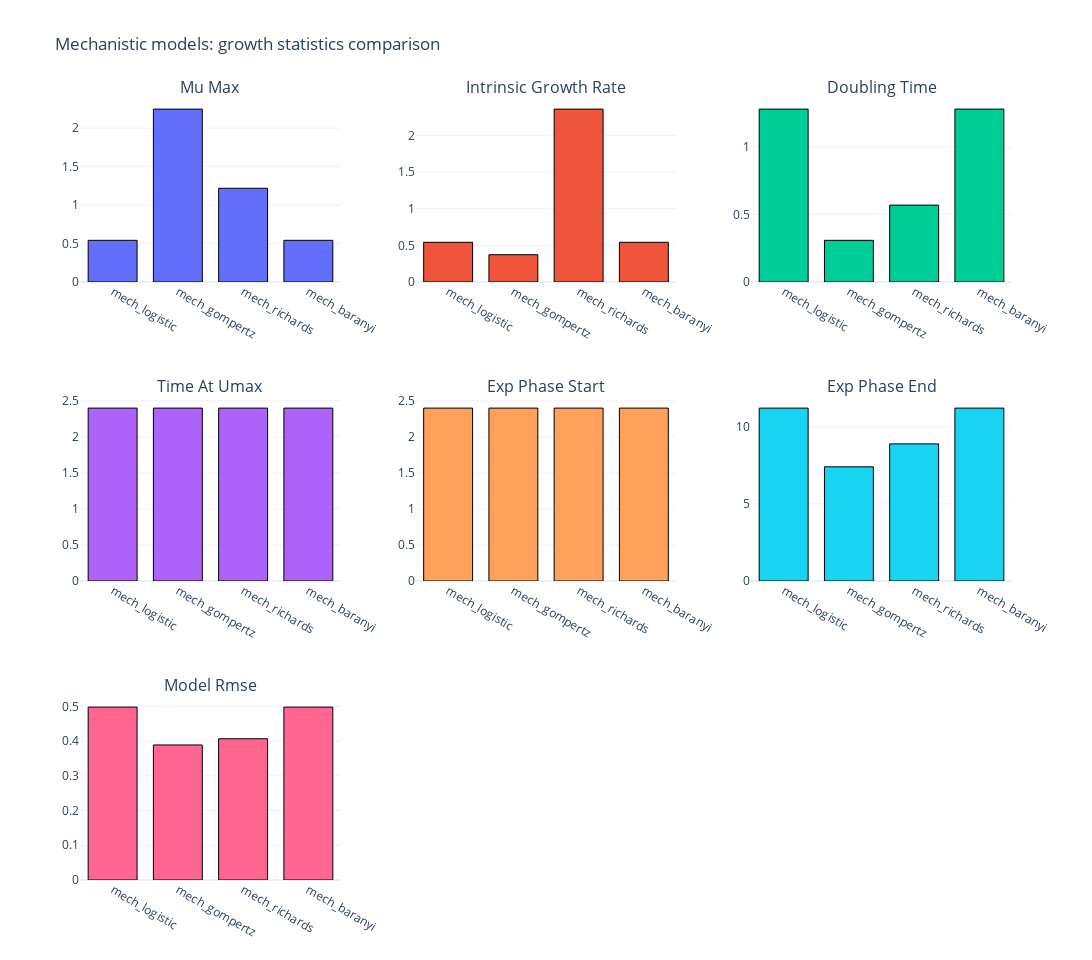

Notebook code for this chart:
### Markdown cell above
# Mechanistic Growth Statistics Comparison (Plotly)

This chart compares key growth statistics across mechanistic models.

### Code cell
fig_mech_stats = plot_growth_stats_comparison(
    mechanistic_stats,
    title="Mechanistic models: growth statistics comparison",
)
fig_mech_stats.show()

### Figure 1 — Plotly figure (JSON) as saved in the notebook; plotly's stock layout.template omitted (floating-point values rounded to 4 significant figures)
{"data": [{"marker": {"line": {"color": "black", "width": 1}}, "showlegend": false, "type": "bar", "x": ["mech_logistic", "mech_gompertz", "mech_richards", "mech_baranyi"], "xaxis": "x", "y": [0.5419, 2.248, 1.219, 0.5419], "yaxis": "y"}, {"marker": {"line": {"color": "black", "width": 1}}, "showlegend": false, "type": "bar", "x": ["mech_logistic", "mech_gompertz", "mech_richards", "mech_baranyi"], "xaxis": "x2", "y": [0.5415, 0.3723, 2.359, 0.5415], "yaxis": "y2"}, {"marker": {"line": {"color": "black", "width": 1}}, "showlegend": false, "type": "bar", "x": ["mech_logistic", "mech_gompertz", "mech_richards", "mech_baranyi"], "xaxis": "x3", "y": [1.279, 0.3084, 0.5688, 1.279], "yaxis": "y3"}, {"marker": {"line": {"color": "black", "width": 1}}, "showlegend": false, "type": "bar", "x": ["mech_logistic", "mech_gompertz", "mech_richards", "mech_baranyi"], "xaxis": "x4", "y": [2.4, 2.4, 2.4, 2.4], "yaxis": "y4"}, {"marker": {"line": {"color": "black", "width": 1}}, "showlegend": false, "type": "bar", "x": ["mech_logistic", "mech_gompertz", "mech_richards", "mech_baranyi"], "xaxis": "x5", "y": [2.4, 2.4, 2.4, 2.4], "yaxis": "y5"}, {"marker": {"line": {"color": "black", "width": 1}}, "showlegend": false, "type": "bar", "x": ["mech_logistic", "mech_gompertz", "mech_richards", "mech_baranyi"], "xaxis": "x6", "y": [11.22, 7.408, 8.896, 11.22], "yaxis": "y6"}, {"marker": {"line": {"color": "black", "width": 1}}, "showlegend": false, "type": "bar", "x": ["mech_logistic", "mech_gompertz", "mech_richards", "mech_baranyi"], "xaxis": "x7", "y": [0.4979, 0.3889, 0.4068, 0.4979], "yaxis": "y7"}], "layout": {"annotations": [{"font": {"size": 16}, "showarrow": false, "text": "Mu Max", "x": 0.14, "xanchor": "center", "xref": "paper", "y": 1.0, "yanchor": "bottom", "yref": "paper"}, {"font": {"size": 16}, "showarrow": false, "text": "Intrinsic Growth Rate", "x": 0.5, "xanchor": "center", "xref": "paper", "y": 1.0, "yanchor": "bottom", "yref": "paper"}, {"font": {"size": 16}, "showarrow": false, "text": "Doubling Time", "x": 0.86, "xanchor": "center", "xref": "paper", "y": 1.0, "yanchor": "bottom", "yref": "paper"}, {"font": {"size": 16}, "showarrow": false, "text": "Time At Umax", "x": 0.14, "xanchor": "center", "xref": "paper", "y": 0.6167, "yanchor": "bottom", "yref": "paper"}, {"font": {"size": 16}, "showarrow": false, "text": "Exp Phase Start", "x": 0.5, "xanchor": "center", "xref": "paper", "y": 0.6167, "yanchor": "bottom", "yref": "paper"}, {"font": {"size": 16}, "showarrow": false, "text": "Exp Phase End", "x": 0.86, "xanchor": "center", "xref": "paper", "y": 0.6167, "yanchor": "bottom", "yref": "paper"}, {"font": {"size": 16}, "showarrow": false, "text": "Model Rmse", "x": 0.14, "xanchor": "center", "xref": "paper", "y": 0.2333, "yanchor": "bottom", "yref": "paper"}], "bargap": 0.25, "height": 960, "title": {"text": "Mechanistic models: growth statistics comparison"}, "width": 1200, "xaxis": {"anchor": "y", "domain": [0, 0.28]}, "xaxis2": {"anchor": "y2", "domain": [0.36, 0.64]}, "xaxis3": {"anchor": "y3", "domain": [0.72, 1]}, "xaxis4": {"anchor": "y4", "domain": [0, 0.28]}, "xaxis5": {"anchor": "y5", "domain": [0.36, 0.64]}, "xaxis6": {"anchor": "y6", "domain": [0.72, 1]}, "xaxis7": {"anchor": "y7", "domain": [0, 0.28]}, "xaxis8": {"anchor": "y8", "domain": [0.36, 0.64]}, "xaxis9": {"anchor": "y9", "domain": [0.72, 1]}, "yaxis": {"anchor": "x", "domain": [0.7667, 1.0]}, "yaxis2": {"anchor": "x2", "domain": [0.7667, 1.0]}, "yaxis3": {"anchor": "x3", "domain": [0.7667, 1.0]}, "yaxis4": {"anchor": "x4", "domain": [0.3833, 0.6167]}, "yaxis5": {"anchor": "x5", "domain": [0.3833, 0.6167]}, "yaxis6": {"anchor": "x6", "domain": [0.3833, 0.6167]}, "yaxis7": {"anchor": "x7", "domain": [0, 0.2333]}, "yaxis8": {"anchor": "x8", "domain": [0, 0.2333]}, "yaxis9": {"anchor": "x9", "domain": [0, 0.2333]}}}
